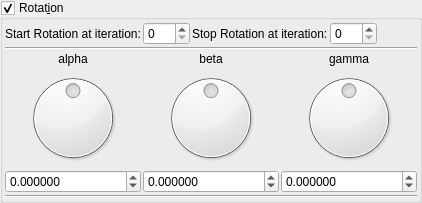
    <widget class="MyGroupBox" name="groupCheck_transf_function_enabledR_false">
     <property name="toolTip">
      <string/>
     </property>
     <property name="title">
      <string>Rotat&amp;ion</string>
     </property>
     <property name="checkable">
      <bool>true</bool>
     </property>
     <layout class="QVBoxLayout" name="verticalLayout_31" stretch="0,0,0">
      <property name="spacing">
       <number>2</number>
      </property>
      <property name="leftMargin">
       <number>2</number>
      </property>
      <property name="topMargin">
       <number>2</number>
      </property>
      <property name="rightMargin">
       <number>2</number>
      </property>
      <property name="bottomMargin">
       <number>2</number>
      </property>
      <item>
       <layout class="QGridLayout" name="gridLayout_67">
        <property name="spacing">
         <number>2</number>
        </property>
        <item row="1" column="0">
         <layout class="QGridLayout" name="gridLayout_66">
          <property name="spacing">
           <number>2</number>
          </property>
          <item row="0" column="3">
           <widget class="MySpinBox" name="spinboxInt_transf_stop_iterations_R">
            <property name="sizePolicy">
             <sizepolicy hsizetype="Minimum" vsizetype="Maximum">
              <horstretch>0</horstretch>
              <verstretch>0</verstretch>
             </sizepolicy>
            </property>
            <property name="maximum">
             <number>250</number>
            </property>
           </widget>
          </item>
          <item row="0" column="2">
           <widget class="QLabel" name="label_248">
            <property name="text">
             <string>Stop Rotation at iteration:</string>
            </property>
           </widget>
          </item>
          <item row="0" column="0">
           <widget class="QLabel" name="label_249">
            <property name="text">
             <string>Start Rotation at iteration:</string>
            </property>
           </widget>
          </item>
          <item row="0" column="1">
           <widget class="MySpinBox" name="spinboxInt_transf_start_iterations_R">
            <property name="sizePolicy">
             <sizepolicy hsizetype="Minimum" vsizetype="Maximum">
              <horstretch>0</horstretch>
              <verstretch>0</verstretch>
             </sizepolicy>
            </property>
            <property name="maximum">
             <number>250</number>
            </property>
           </widget>
          </item>
          <item row="0" column="5">
           <spacer name="horizontalSpacer_36">
            <property name="orientation">
             <enum>Qt::Horizontal</enum>
            </property>
            <property name="sizeHint" stdset="0">
             <size>
              <width>40</width>
              <height>20</height>
             </size>
            </property>
           </spacer>
          </item>
         </layout>
        </item>
       </layout>
      </item>
      <item>
       <layout class="QGridLayout" name="gridLayout_10">
        <property name="spacing">
         <number>2</number>
        </property>
        <item row="4" column="0">
         <widget class="MyDoubleSpinBox" name="spinboxd3_transf_rotation_x">
          <property name="sizePolicy">
           <sizepolicy hsizetype="Minimum" vsizetype="Maximum">
            <horstretch>0</horstretch>
            <verstretch>0</verstretch>
           </sizepolicy>
          </property>
          <property name="prefix">
           <string/>
          </property>
          <property name="suffix">
           <string/>
          </property>
          <property name="decimals">
           <number>6</number>
          </property>
          <property name="minimum">
           <double>-180.000000000000000</double>
          </property>
          <property name="maximum">
           <double>180.000000000000000</double>
          </property>
          <property name="singleStep">
           <double>1.000000000000000</double>
          </property>
         </widget>
        </item>
        <item row="3" column="0">
         <widget class="QDial" name="dial3_transf_rotation_x">
          <property name="minimum">
           <number>-18000</number>
          </property>
          <property name="maximum">
           <number>18000</number>
          </property>
          <property name="wrapping">
           <bool>true</bool>
          </property>
         </widget>
        </item>
        <item row="4" column="2">
         <widget class="MyDoubleSpinBox" name="spinboxd3_transf_rotation_z">
          <property name="sizePolicy">
           <sizepolicy hsizetype="Minimum" vsizetype="Maximum">
            <horstretch>0</horstretch>
            <verstretch>0</verstretch>
           </sizepolicy>
          </property>
          <property name="prefix">
           <string/>
          </property>
          <property name="suffix">
           <string/>
          </property>
          <property name="decimals">
           <number>6</number>
          </property>
          <property name="minimum">
           <double>-180.000000000000000</double>
          </property>
          <property name="maximum">
           <double>180.000000000000000</double>
          </property>
          <property name="singleStep">
           <double>1.000000000000000</double>
          </property>
         </widget>
        </item>
        <item row="2" column="2">
         <widget class="QLabel" name="label_36">
          <property name="text">
           <string notr="true">gamma</string>
          </property>
          <property name="alignment">
           <set>Qt::AlignCenter</set>
          </property>
         </widget>
        </item>
        <item row="2" column="1">
         <widget class="QLabel" name="label_34">
          <property name="text">
           <string notr="true">beta</string>
          </property>
          <property name="alignment">
           <set>Qt::AlignCenter</set>
          </property>
         </widget>
        </item>
        <item row="2" column="0">
         <widget class="QLabel" name="label_35">
          <property name="text">
           <string notr="true">alpha</string>
          </property>
          <property name="alignment">
           <set>Qt::AlignCenter</set>
          </property>
         </widget>
        </item>
        <item row="3" column="1">
         <widget class="QDial" name="dial3_transf_rotation_y">
          <property name="minimum">
           <number>-18000</number>
          </property>
          <property name="maximum">
           <number>18000</number>
          </property>
          <property name="wrapping">
           <bool>true</bool>
          </property>
         </widget>
        </item>
        <item row="3" column="2">
         <widget class="QDial" name="dial3_transf_rotation_z">
          <property name="minimum">
           <number>-18000</number>
          </property>
          <property name="maximum">
           <number>18000</number>
          </property>
          <property name="wrapping">
           <bool>true</bool>
          </property>
         </widget>
        </item>
        <item row="4" column="1">
         <widget class="MyDoubleSpinBox" name="spinboxd3_transf_rotation_y">
          <property name="sizePolicy">
           <sizepolicy hsizetype="Minimum" vsizetype="Maximum">
            <horstretch>0</horstretch>
            <verstretch>0</verstretch>
           </sizepolicy>
          </property>
          <property name="prefix">
           <string/>
          </property>
          <property name="suffix">
           <string/>
          </property>
          <property name="decimals">
           <number>6</number>
          </property>
          <property name="minimum">
           <double>-180.000000000000000</double>
          </property>
          <property name="maximum">
           <double>180.000000000000000</double>
          </property>
          <property name="singleStep">
           <double>1.000000000000000</double>
          </property>
         </widget>
        </item>
        <item row="0" column="0" colspan="3">
         <widget class="Line" name="line">
          <property name="orientation">
           <enum>Qt::Horizontal</enum>
          </property>
         </widget>
        </item>
       </layout>
      </item>
      <item>
       <widget class="Line" name="line_60">
        <property name="orientation">
         <enum>Qt::Horizontal</enum>
        </property>
       </widget>
      </item>
     </layout>
    </widget>
